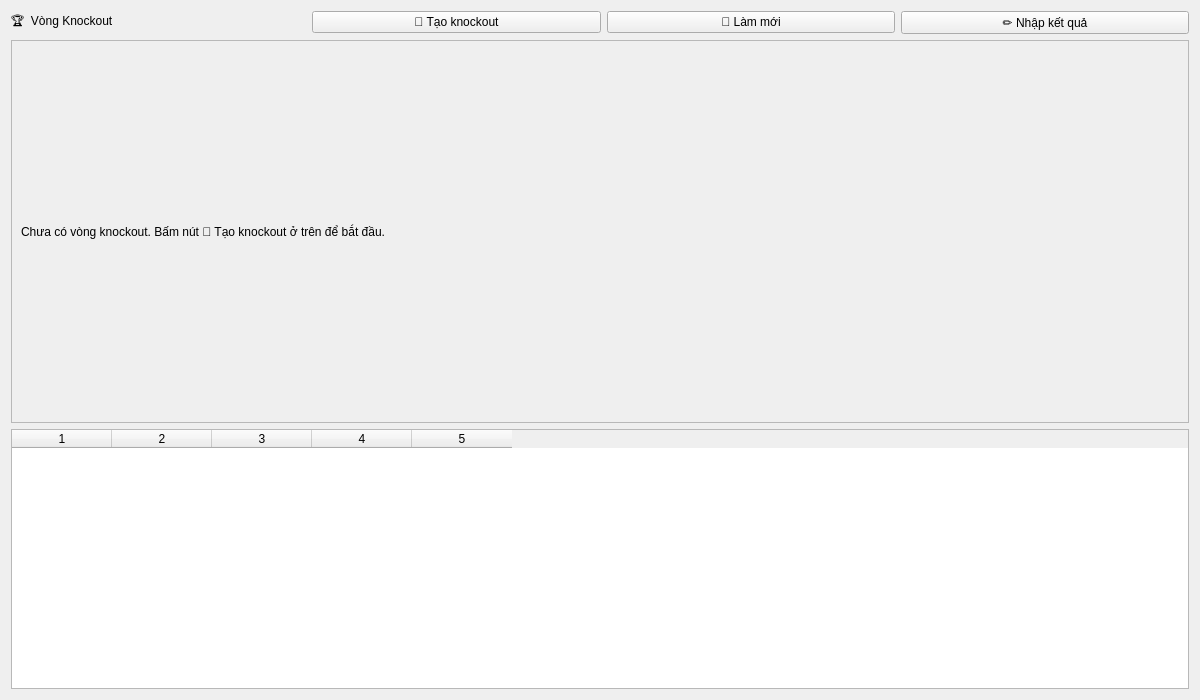
<?xml version="1.0" encoding="UTF-8"?>
<ui version="4.0">
 <class>KnockoutTab</class>
 <widget class="QWidget" name="KnockoutTab">
  <property name="geometry"><rect><x>0</x><y>0</y><width>1200</width><height>700</height></rect></property>
  <property name="windowTitle"><string>Tab Knockout</string></property>
  <layout class="QVBoxLayout" name="verticalLayout">
   <item>
    <layout class="QHBoxLayout" name="headerLayout">
     <item><widget class="QLabel" name="lblTitle"><property name="text"><string>🏆  Vòng Knockout</string></property></widget></item>
     <item><spacer><property name="orientation"><enum>Qt::Horizontal</enum></property></spacer></item>
     <item><widget class="QPushButton" name="btnCreate"><property name="text"><string>🏅 Tạo knockout</string></property></widget></item>
     <item><widget class="QPushButton" name="btnRefresh"><property name="text"><string>🔄 Làm mới</string></property></widget></item>
     <item><widget class="QPushButton" name="btnResult"><property name="text"><string>✏ Nhập kết quả</string></property></widget></item>
    </layout>
   </item>
   <!-- Bracket hien thi cap dau -->
   <item>
    <widget class="QScrollArea" name="scrollArea">
     <property name="widgetResizable"><bool>true</bool></property>
     <widget class="QWidget" name="bracketContent">
      <layout class="QVBoxLayout" name="bracketLayout">
       <item><widget class="QLabel" name="lblEmpty"><property name="text"><string>Chưa có vòng knockout. Bấm nút 🏅 Tạo knockout ở trên để bắt đầu.</string></property></widget></item>
      </layout>
     </widget>
    </widget>
   </item>
   <!-- Bang ket qua knockout -->
   <item>
    <widget class="QTableWidget" name="matchTbl">
     <property name="maximumSize"><size><width>16777215</width><height>260</height></size></property>
     <property name="columnCount"><number>5</number></property>
     <attribute name="horizontalHeaderLabel"><string>Giai đoạn</string></attribute>
     <attribute name="horizontalHeaderLabel"><string>Đội A</string></attribute>
     <attribute name="horizontalHeaderLabel"><string>Tỷ số</string></attribute>
     <attribute name="horizontalHeaderLabel"><string>Đội B</string></attribute>
     <attribute name="horizontalHeaderLabel"><string>Trạng thái</string></attribute>
    </widget>
   </item>
  </layout>
 </widget>
</ui>
